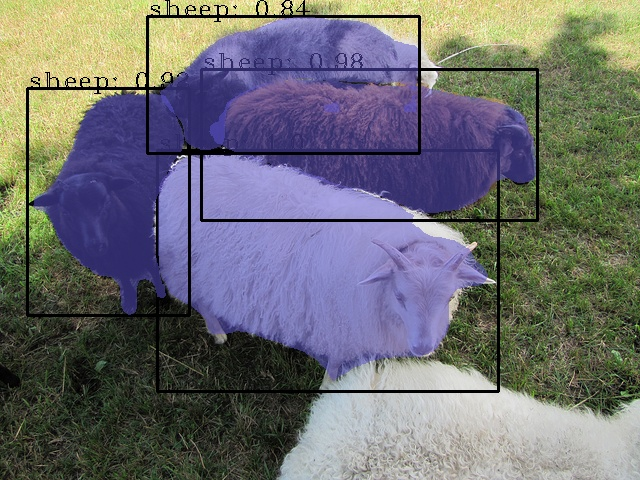
#> input picture sample/client/test_out.jpg, 640 x 480 px
$ python sample_maskrcnn.py --in_img_file test_out.jpg
#> lines starting #> are read from the running program, lines starting #| are printed output that depends on the picture
# -*- coding: utf-8 -*-
"""
Created on Fri Feb 18 14:36:57 2022

@author: xusi
"""

import sys
import logging
import argparse
import numpy as np
import cv2

import tritonclient.grpc as grpcclient


logging.basicConfig(level=logging.INFO)

coco_classes = [
        'person', 'bicycle', 'car', 'motorcycle', 'airplane', 'bus', 'train',
        'truck', 'boat', 'traffic_light', 'fire_hydrant', 'stop_sign',
        'parking_meter', 'bench', 'bird', 'cat', 'dog', 'horse', 'sheep',
        'cow', 'elephant', 'bear', 'zebra', 'giraffe', 'backpack', 'umbrella',
        'handbag', 'tie', 'suitcase', 'frisbee', 'skis', 'snowboard',
        'sports_ball', 'kite', 'baseball_bat', 'baseball_glove', 'skateboard',
        'surfboard', 'tennis_racket', 'bottle', 'wine_glass', 'cup', 'fork',
        'knife', 'spoon', 'bowl', 'banana', 'apple', 'sandwich', 'orange',
        'broccoli', 'carrot', 'hot_dog', 'pizza', 'donut', 'cake', 'chair',
        'couch', 'potted_plant', 'bed', 'dining_table', 'toilet', 'tv',
        'laptop', 'mouse', 'remote', 'keyboard', 'cell_phone', 'microwave',
        'oven', 'toaster', 'sink', 'refrigerator', 'book', 'clock', 'vase',
        'scissors', 'teddy_bear', 'hair_drier', 'toothbrush'
    ]

class DataProcess(object):
    def __init__(self):
        self._w_scale = 1
        self._h_scale = 1
        self._mean = [123.675, 116.28, 103.53]
        self._std = [58.395, 57.12, 57.375]
        self._data_bin = 'input.bin'
        self._score_thr = 0.7

    def _load_and_resize(self, input_img_path, resized_h, resized_w):
        """Load an image from the specified input path, and resize it to requited shape(h, w)

        Keyword arguments:
        input_img_path -- string path of the image to be loaded
        resized_h -- required shape's h
        resized w -- required shape's w
        """
#> called with input_img_path = 'test_out.jpg', resized_h = 800, resized_w = 1200
        self._input_file_name = input_img_path
        img = cv2.imread(input_img_path, cv2.IMREAD_COLOR)
#> img is the input picture: shape (480, 640, 3); mean B, G, R 113, 109.8, 109.3
        cv2.cvtColor(img, cv2.COLOR_BGR2RGB, img)
        self._h_scale = resized_h / img.shape[0]
#> self._h_scale = 1.67
        self._w_scale = resized_w / img.shape[1]
#> self._w_scale = 1.88
        img = cv2.resize(img, (resized_w, resized_h), interpolation=cv2.INTER_LINEAR)
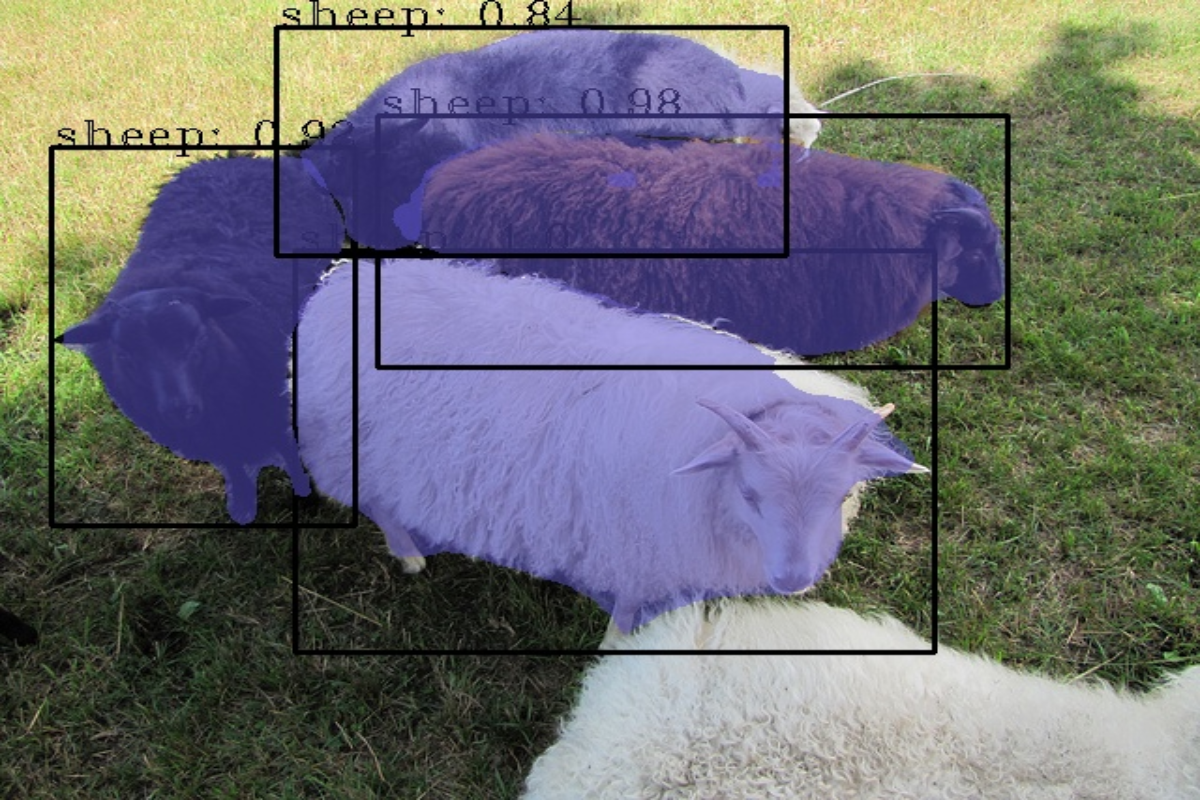
#> img: shape (800, 1200, 3); mean R, G, B 109.2, 109.7, 112.9
        return img

    def _normalize(self, img):
        """ change input img data as a NumPy float array.

        Keyword arguments:
        img -- img's pixel array(numpy array)
        """
        mean = np.array(self._mean).reshape(1, -1).astype(np.float64)
        std = np.array(self._std).reshape(1, -1).astype(np.float64)
        stdinv = 1 / std
        img = img.copy().astype(np.float32)
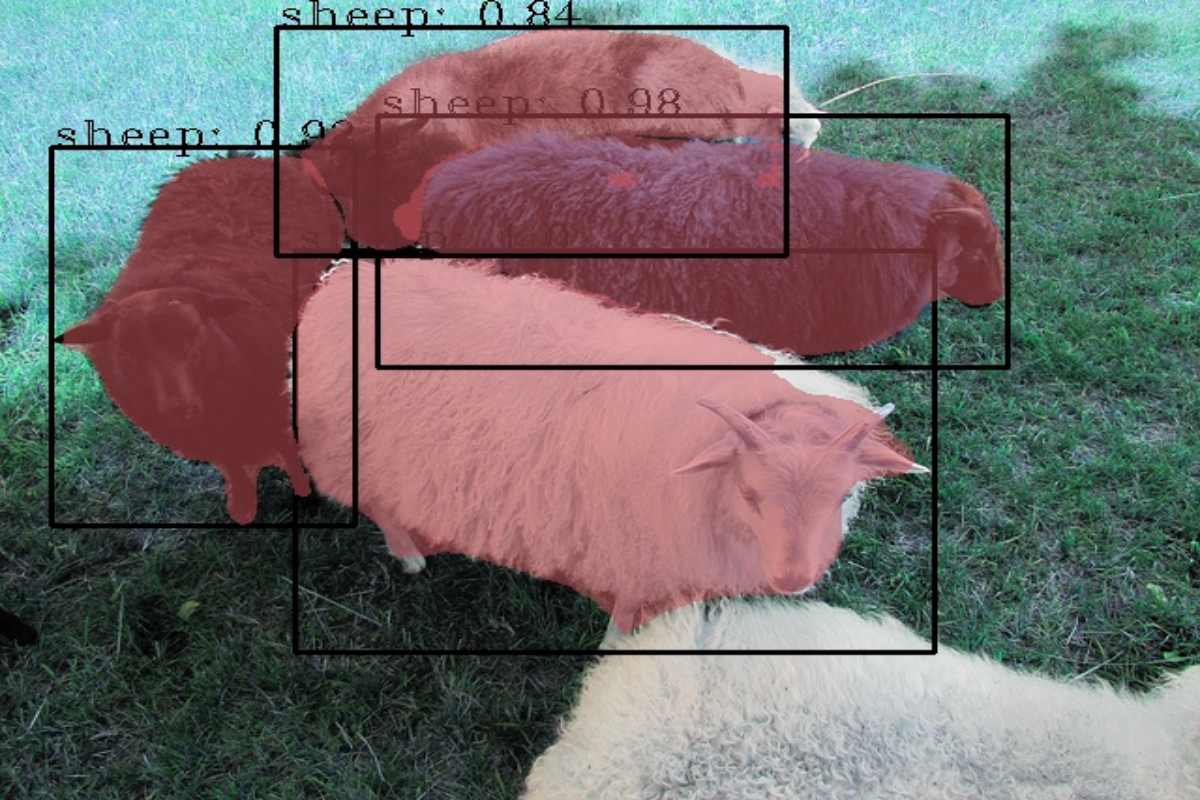
#> img: shape (800, 1200, 3) float32; mean of channels 0, 1, 2 109.2, 109.7, 112.9; drawn as B, G, R
        cv2.cvtColor(img, cv2.COLOR_BGR2RGB, img)
        cv2.subtract(img, mean, img)
        cv2.multiply(img, stdinv, img)
        img = img.transpose(2, 0, 1)
        img.tofile(self._data_bin)

    def preprocess(self, input_img_path, resized_h, resized_w):
        """ change input img as a NumPy float array.

        Keyword arguments:
        input_img_path -- string path of the image to be loaded
        resized_h -- required shape's h
        resized w -- required shape's w
        """
        img = self._load_and_resize(input_img_path, resized_h, resized_w)
        self._normalize(img)
        return self._data_bin

    # [46 lines left out: function _draw_result_to_img, not called in this run]

    def postprocess(self, boxes_and_score_data, labels_data, masks_data, out_file_name):
        self._draw_result_to_img(boxes_and_score_data, labels_data, masks_data, out_file_name)


def parsArgs():
    parser = argparse.ArgumentParser("runner of maskrcnn onnx model.")
    parser.add_argument('-i',
                        '--in_img_file',
                        type=str,
                        dest='in_img_file',
                        required=False,
                        default="test.jpg",
                        help="Specify the input image.")
    parser.add_argument('-o',
                        '--out_img_file',
                        type=str,
                        dest='out_img_file',
                        required=False,
                        default="test_out.jpg",
                        help="Specify the output image's name.")

    parser.add_argument('-v',
                        '--verbose',
                        action="store_true",
                        required=False,
                        default=False,
                        help='Enable verbose output')
    parser.add_argument('-u',
                        '--url',
                        type=str,
                        required=False,
                        default='localhost:8001',
                        help='Inference server URL. Default is localhost:8001.')
    parser.add_argument('-s',
                        '--ssl',
                        action="store_true",
                        required=False,
                        default=False,
                        help='Enable SSL encrypted channel to the server')
    parser.add_argument('-t',
                        '--client-timeout',
                        type=float,
                        required=False,
                        default=None,
                        help='Client timeout in seconds. Default is None.')
    parser.add_argument(
                        '-r',
                        '--root-certificates',
                        type=str,
                        required=False,
                        default=None,
                        help='File holding PEM-encoded root certificates. Default is None.')
    parser.add_argument(
                        '-p',
                        '--private-key',
                        type=str,
                        required=False,
                        default=None,
                        help='File holding PEM-encoded private key. Default is None.')
    parser.add_argument(
                        '-x',
                        '--certificate-chain',
                        type=str,
                        required=False,
                        default=None,
                        help='File holding PEM-encoded certicate chain. Default is None.')
    parser.add_argument(
                        '-C',
                        '--grpc-compression-algorithm',
                        type=str,
                        required=False,
                        default=None,
                        help='The compression algorithm to be used when sending request to server. Default is None.')
    args = parser.parse_args()

    return args

if __name__ == "__main__":
    args = parsArgs()

    # prepare data
    image_file = args.in_img_file
    result_file = args.out_img_file

    data_process = DataProcess()
    # preprocess
    input0_data = data_process.preprocess(image_file, 800, 1200)
    input0_data = np.fromfile(input0_data, dtype=np.float32)

    # Setup triton client
    try:
#> (the run stopped early here; a loop or call above may not have finished)
